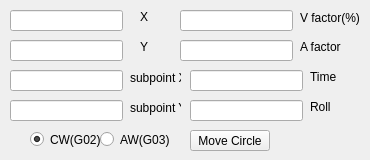
       <widget class="QWidget" name="tab_6">
        <attribute name="title">
         <string>MovC_Type2</string>
        </attribute>
        <widget class="QLabel" name="lb_2">
         <property name="geometry">
          <rect>
           <x>130</x>
           <y>70</y>
           <width>51</width>
           <height>16</height>
          </rect>
         </property>
         <property name="text">
          <string>subpoint X</string>
         </property>
        </widget>
        <widget class="QLineEdit" name="tb_y_cor_c2">
         <property name="geometry">
          <rect>
           <x>10</x>
           <y>40</y>
           <width>113</width>
           <height>21</height>
          </rect>
         </property>
        </widget>
        <widget class="QLineEdit" name="tb_v_factor_c2">
         <property name="geometry">
          <rect>
           <x>180</x>
           <y>10</y>
           <width>113</width>
           <height>21</height>
          </rect>
         </property>
        </widget>
        <widget class="QLineEdit" name="tb_x_cor_c2">
         <property name="geometry">
          <rect>
           <x>10</x>
           <y>10</y>
           <width>113</width>
           <height>21</height>
          </rect>
         </property>
        </widget>
        <widget class="QLabel" name="label_29">
         <property name="geometry">
          <rect>
           <x>140</x>
           <y>40</y>
           <width>47</width>
           <height>13</height>
          </rect>
         </property>
         <property name="text">
          <string>Y</string>
         </property>
        </widget>
        <widget class="QRadioButton" name="rb_aw_c2">
         <property name="geometry">
          <rect>
           <x>100</x>
           <y>130</y>
           <width>71</width>
           <height>19</height>
          </rect>
         </property>
         <property name="text">
          <string>AW(G03)</string>
         </property>
        </widget>
        <widget class="QLabel" name="label_23">
         <property name="geometry">
          <rect>
           <x>140</x>
           <y>10</y>
           <width>47</width>
           <height>13</height>
          </rect>
         </property>
         <property name="text">
          <string>X</string>
         </property>
        </widget>
        <widget class="QLabel" name="label_30">
         <property name="geometry">
          <rect>
           <x>310</x>
           <y>70</y>
           <width>47</width>
           <height>13</height>
          </rect>
         </property>
         <property name="text">
          <string>Time</string>
         </property>
        </widget>
        <widget class="QLineEdit" name="tb_subpoint_x">
         <property name="geometry">
          <rect>
           <x>10</x>
           <y>70</y>
           <width>113</width>
           <height>21</height>
          </rect>
         </property>
        </widget>
        <widget class="QLineEdit" name="tb_time_c2">
         <property name="geometry">
          <rect>
           <x>190</x>
           <y>70</y>
           <width>113</width>
           <height>21</height>
          </rect>
         </property>
        </widget>
        <widget class="QLabel" name="label_31">
         <property name="geometry">
          <rect>
           <x>130</x>
           <y>100</y>
           <width>51</width>
           <height>16</height>
          </rect>
         </property>
         <property name="text">
          <string>subpoint Y</string>
         </property>
        </widget>
        <widget class="QLabel" name="label_32">
         <property name="geometry">
          <rect>
           <x>300</x>
           <y>40</y>
           <width>47</width>
           <height>13</height>
          </rect>
         </property>
         <property name="text">
          <string>A factor</string>
         </property>
        </widget>
        <widget class="QPushButton" name="bt_movC2">
         <property name="geometry">
          <rect>
           <x>190</x>
           <y>130</y>
           <width>80</width>
           <height>21</height>
          </rect>
         </property>
         <property name="text">
          <string>Move Circle</string>
         </property>
        </widget>
        <widget class="QLineEdit" name="tb_a_factor_c2">
         <property name="geometry">
          <rect>
           <x>180</x>
           <y>40</y>
           <width>113</width>
           <height>21</height>
          </rect>
         </property>
        </widget>
        <widget class="QLabel" name="label_33">
         <property name="geometry">
          <rect>
           <x>300</x>
           <y>10</y>
           <width>61</width>
           <height>16</height>
          </rect>
         </property>
         <property name="text">
          <string>V factor(%)</string>
         </property>
        </widget>
        <widget class="QRadioButton" name="rb_cw_c2">
         <property name="geometry">
          <rect>
           <x>30</x>
           <y>130</y>
           <width>71</width>
           <height>19</height>
          </rect>
         </property>
         <property name="text">
          <string>CW(G02)</string>
         </property>
         <property name="checked">
          <bool>true</bool>
         </property>
        </widget>
        <widget class="QLineEdit" name="tb_subpoint_y">
         <property name="geometry">
          <rect>
           <x>10</x>
           <y>100</y>
           <width>113</width>
           <height>21</height>
          </rect>
         </property>
        </widget>
        <widget class="QLineEdit" name="tb_roll_ang_c2">
         <property name="geometry">
          <rect>
           <x>190</x>
           <y>100</y>
           <width>113</width>
           <height>21</height>
          </rect>
         </property>
        </widget>
        <widget class="QLabel" name="label_34">
         <property name="geometry">
          <rect>
           <x>310</x>
           <y>100</y>
           <width>47</width>
           <height>13</height>
          </rect>
         </property>
         <property name="text">
          <string>Roll</string>
         </property>
        </widget>
       </widget>
